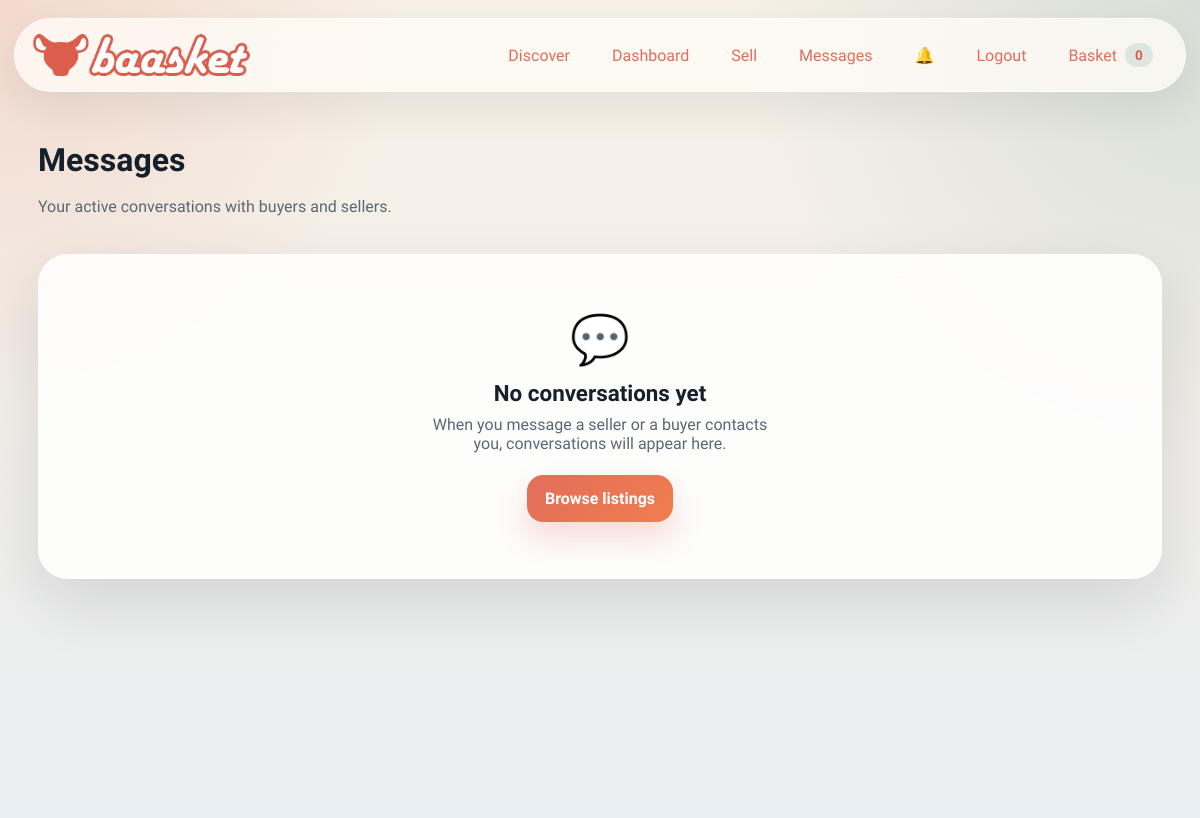
/messages (signed in), run on an earlier commit of the app's database.
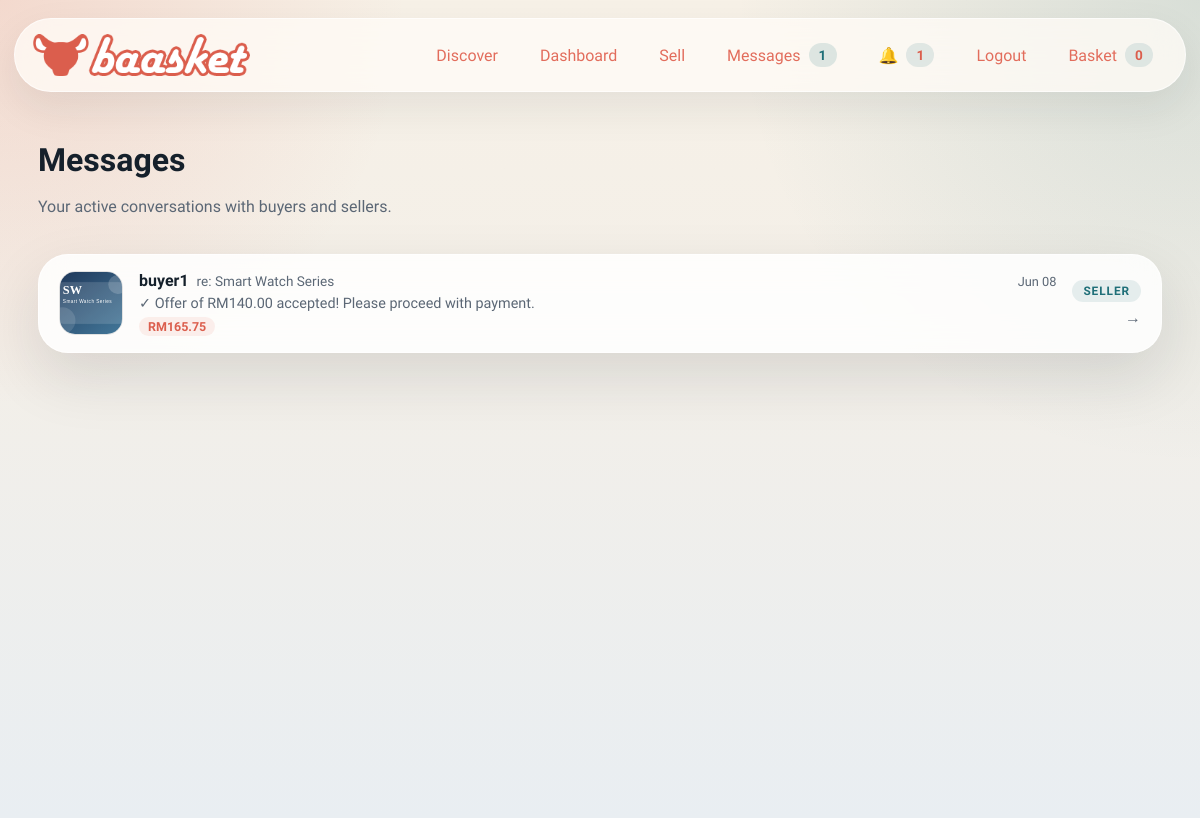
And on a later commit of the database.
### models.py (models this page shows, shortened)
class ListingModel(db.Model):
    id = db.Column(db.Integer, primary_key=True)                              # ITEMID (internal int; ITEMID UUID stored separately if needed)
    seller_id = db.Column(db.Integer, db.ForeignKey("user.id"), nullable=False, index=True)   # SELLERID → USER
    buyer_id  = db.Column(db.Integer, db.ForeignKey("user.id"), nullable=True,  index=True)   # BUYERID  → USER (null until sold)
    category    = db.Column(db.String(80),  nullable=False, index=True)       # CATEGORYID
    subcategory = db.Column(db.String(120), nullable=False, default="")       # SUBCATEGORYID
    title       = db.Column(db.String(100), nullable=False, index=True)       # TITLE    VARCHAR(100)
    price       = db.Column(db.Float,       nullable=False)                   # PRICE    FLOAT
    condition   = db.Column(db.String(10),  nullable=False)                   # CONDITION VARCHAR(10)
    listed_date = db.Column(db.DateTime,    nullable=False, default=datetime.utcnow, index=True)  # LISTEDDATE
    description = db.Column(db.String(1000), nullable=False)                  # DESCRIPTION VARCHAR(1000)
    likes    = db.Column(db.Integer, nullable=False, default=0)               # LIKES    INTEGER (≥ 0)
    reserved = db.Column(db.Boolean, nullable=False, default=False)           # RESERVED bool
    buyable  = db.Column(db.Boolean, nullable=False, default=True)            # BUYABLE  bool
    image_path     = db.Column(db.String(255), nullable=False, default="")
    seed_image_data = db.Column(db.Text,       nullable=False, default="")
    location       = db.Column(db.String(80),  nullable=False, default="")
    quantity       = db.Column(db.Integer,     nullable=False, default=1)
    sku            = db.Column(db.String(64),  nullable=True,  default="")
    is_active      = db.Column(db.Boolean,     nullable=False, default=True)
    created_at = db.synonym("listed_date")
    offers = db.relationship("Offer", backref="listing", lazy=True, cascade="all, delete-orphan")
    @property
    def price_label(self) -> str:
        return f"RM{float(self.price):,.2f}"
    @property
    def image_data(self) -> str:
        if self.image_path:
            return f"/static/{self.image_path}"
        return self.seed_image_data or "/static/assets/logo/baasket_logo.png"

class User(db.Model, UserMixin):
    id = db.Column(db.Integer, primary_key=True)
    username = db.Column(db.String(80), unique=True, nullable=False, index=True)
    email = db.Column(db.String(120), unique=True, nullable=False, index=True)
    password_hash = db.Column(db.String(255), nullable=False)
    bio = db.Column(db.String(280), nullable=False, default="")
    profile_image = db.Column(db.String(255), nullable=False, default="")
    created_at = db.Column(db.DateTime, nullable=False, default=datetime.utcnow)
    legal_name = db.Column(db.String(140), nullable=True, default="")
    ic_number = db.Column(db.String(64), nullable=True, default="")
    home_address = db.Column(db.String(255), nullable=True, default="")
    city = db.Column(db.String(80), nullable=True, default="")
    region = db.Column(db.String(80), nullable=True, default="")
    phone_number = db.Column(db.String(40), nullable=True, default="")
    country = db.Column(db.String(80), nullable=True, default="")
    last_seen = db.Column(db.DateTime, nullable=True)
    listings = db.relationship("ListingModel", foreign_keys="[ListingModel.seller_id]", backref="seller", lazy=True, cascade="all, delete-orphan")

class Message(db.Model):
    __tablename__ = "message"
    messageID = db.Column(db.String(36), primary_key=True)
    content = db.Column(db.Text, nullable=False)
    timestamp = db.Column(db.DateTime, nullable=False, default=datetime.utcnow)
    session_id = db.Column(db.String(36), db.ForeignKey("chat_session.chatID"), nullable=False)
    creator_id = db.Column(db.Integer, db.ForeignKey("user.id"), nullable=False)

### main.py (the view)
	@app.get("/messages")
	@login_required
	def messages_inbox() -> str:
		chats = (
			ChatSession.query.filter(
				or_(
					ChatSession.buyer_id == current_user.id,
					ChatSession.seller_id == current_user.id,
				)
			)
			.order_by(ChatSession.createdAt.desc())
			.all()
		)
		inbox = []
		for chat in chats:
			listing = db.session.get(Item, chat.listing_id) if chat.listing_id else None
			last_msg = (
				Message.query.filter_by(session_id=chat.chatID)
				.order_by(Message.timestamp.desc())
				.first()
			)
			other_id = chat.seller_id if current_user.id == chat.buyer_id else chat.buyer_id
			other = db.session.get(User, other_id) if other_id else None
			inbox.append({
				"chat": chat,
				"listing": listing,
				"last_message": last_msg,
				"other_party": other,
			})
		return render_template(
			"messages.html",
			title="Messages | Baasket",
			chats=inbox,
		)

### models.py (called while the page is built)
@login_manager.user_loader
def load_user(user_id: str) -> User | None:
    if not user_id.isdigit():
        return None
    return db.session.get(User, int(user_id))

### payment.py (called while the page is built)
    def options(self) -> tuple[dict[str, object], ...]:
        return tuple(
            {
                "code": strategy.code,
                "label": strategy.label,
                "fee_rate": getattr(strategy, "fee_rate", Decimal("0.00")),
            }
            for strategy in self._strategies.values()
        )

### templates/messages.html
{% extends "base.html" %}
{% block content %}
<section class="section-block">
  <div class="section-heading">
    <div>
      <h2>Messages</h2>
      <p>Your active conversations with buyers and sellers.</p>
    </div>
  </div>
  {% if chats %}
    <div class="inbox-list">
      {% for entry in chats %}
        {% set chat = entry.chat %}
        {% set listing = entry.listing %}
        {% set last_msg = entry.last_message %}
        {% set other = entry.other_party %}
        <a href="{{ url_for('chat_view', chat_id=chat.chatID) }}" class="inbox-row card-surface">
          <div class="inbox-thumb-wrap">
            {% if listing and listing.image_data %}
              <img class="inbox-thumb" src="{{ listing.image_data }}" alt="{{ listing.title }}">
            {% else %}
              <div class="inbox-thumb inbox-thumb--placeholder">💬</div>
            {% endif %}
          </div>
          <div class="inbox-body">
            <div class="inbox-top">
              <div class="inbox-title-group">
                <span class="inbox-other">
                  {{ other.username if other else 'Unknown user' }}
                </span>
                {% if listing %}
                  <span class="inbox-listing-name">re: {{ listing.title }}</span>
                {% endif %}
              </div>
              <time class="inbox-time">
                {% if last_msg and last_msg.timestamp %}
                  {{ last_msg.timestamp.strftime('%b %d') }}
                {% else %}
                  {{ chat.createdAt.strftime('%b %d') if chat.createdAt else '' }}
                {% endif %}
              </time>
            </div>
            <p class="inbox-preview">
              {% if last_msg %}
                {% if last_msg.content.startswith('OFFER:') %}
                  <span class="inbox-offer-badge">🏷️ Price offer sent</span>
                {% else %}
                  {{ last_msg.content | truncate(80) }}
                {% endif %}
              {% else %}
                <em>No messages yet — say hello!</em>
              {% endif %}
            </p>
            {% if listing %}
              <span class="inbox-price-tag">{{ listing.price_label }}</span>
            {% endif %}
          </div>
          <div class="inbox-role">
            {% if current_user.id == chat.buyer_id %}
              <span class="role-chip role-chip--buyer">Buyer</span>
            {% else %}
              <span class="role-chip role-chip--seller">Seller</span>
            {% endif %}
            <span class="inbox-arrow">→</span>
          </div>
        </a>
      {% endfor %}
    </div>
  {% else %}
    <div class="inbox-empty card-surface">
      <div class="inbox-empty-icon">💬</div>
      <h3>No conversations yet</h3>
      <p>When you message a seller or a buyer contacts you, conversations will appear here.</p>
      <a href="{{ url_for('index') }}" class="primary-button" style="display:inline-flex; margin-top:12px;">Browse listings</a>
    </div>
  {% endif %}
</section>
{% endblock %}

### templates/base.html (shortened to what this page needs)
<!doctype html>
<html lang="en">
<head>
  <link rel="stylesheet" href="{{ url_for('static', filename='css/styles.css') }}">
</head>
<body>
  <div class="page-shell"></div>
  <header class="topbar">
    <a class="brand" href="{{ url_for('index') }}">
      <img src="{{ brand_logo }}" alt="Baasket logo" class="brand-logo">
    </a>
    <nav class="nav-links">
      <a href="{{ url_for('index') }}">Discover</a>
      {% if current_user.is_authenticated %}
        <a href="{{ url_for('dashboard') }}">Dashboard</a>
        <a href="{{ url_for('sell') }}">Sell</a>
        <a href="{{ url_for('messages_inbox') }}">
          Messages
          {% if chat_count and chat_count > 0 %}
            <span class="pill pill--teal">{{ chat_count }}</span>
          {% endif %}
        </a>
        <a href="{{ url_for('notifications_view') }}">
          &#128276;
          {% if unread_count and unread_count > 0 %}
            <span class="pill pill--red">{{ unread_count }}</span>
          {% endif %}
        </a>
        <a href="{{ url_for('logout') }}">Logout</a>
      {% else %}
        <a href="{{ url_for('login') }}">Login</a>
        <a href="{{ url_for('register') }}">Create account</a>
      {% endif %}
      {% if current_user.is_authenticated %}
        <a href="{{ url_for('cart_view') }}">Basket <span class="pill">{{ cart_count }}</span></a>
      {% endif %}
    </nav>
  </header>
  <main class="app-main">
    {% block content %}{% endblock %}
  </main>
</body>
</html>

What changed in the data, as far as the page shows it:
now on this page (row edited): ListingModel: title (picture), title "Smart Watch Series", price_label "RM165.75"
now on this page (row edited): User: username "buyer1"
added Message: timestamp "Jun 08", content "✓ Offer of RM140.00 accepted! Please proceed with payment."
Also different on the page:
{{ chat_count }}: (not shown) → "1"
{{ unread_count }}: (not shown) → "1"
new list line: "re: SELLER →"
text no longer shown: "💬 No conversations yet When you message a seller or a buyer contacts you, conversations will appear here. Browse listings"
